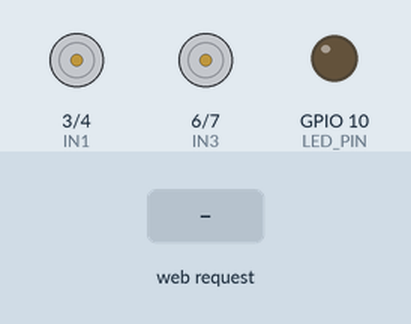
A program run on a simulated Seeed XIAO ESP32-C3. Parts: motor-driver pin pairs drawn as motors (green arrow = first pin HIGH = forward, orange = second pin HIGH = backward, longer = more drive, scaled by the enable pin), output pins drawn as LEDs (lit = HIGH). The inputs (shaded band) are chosen by the test bench. WiFi joins after 1.5 s; servers stay silent unless stated; not simulated (calls return 0 or success): arduino_secrets.h; what the program prints to the serial monitor is not drawn.

Above: at 2.7 s.
2.8 s: HTTP request GET /test received
At 3.6 s:
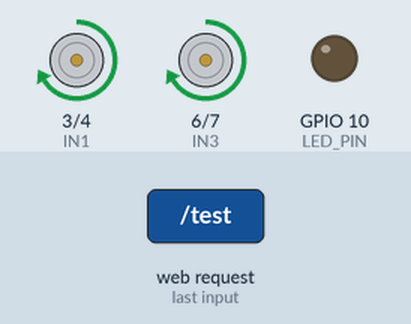
At 4.8 s:
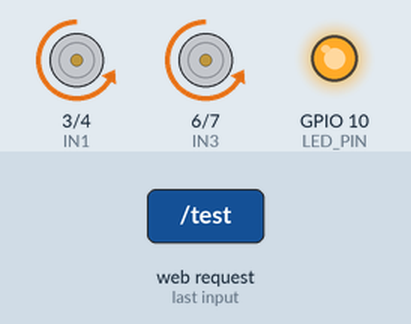
5.8 s: HTTP request GET /move?dir=F received
At 7.0 s:
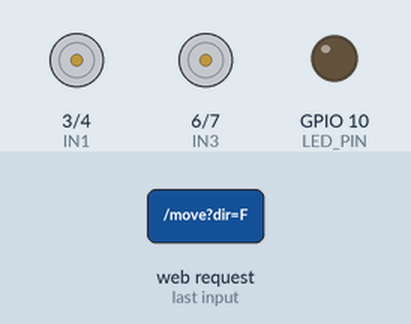
7.3 s: HTTP request GET /move?dir=L received
8.8 s: HTTP request GET /move?dir=B received
At 9.4 s:
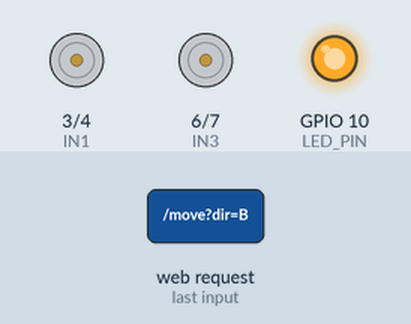
10.3 s: HTTP request GET /move?dir=R received
11.8 s: HTTP request GET /stop received
Timing chart, 0 to 14.3 s (numbered marks = the images above; inputs shaded):
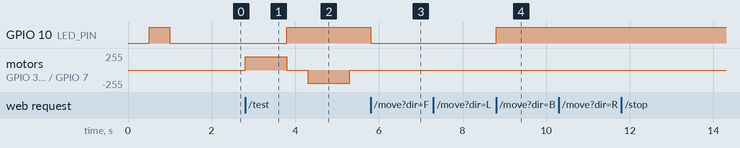

The program:

main.cpp
```cpp
#include <Arduino.h>
#include <WiFi.h>
#include <ESPmDNS.h>
#include <WebServer.h>
#include "arduino_secrets.h"

/**
 * FrisbeeRobot.cpp
 * All code snippets and prompts are provided "as-is" under the Apache 2.0 License.
 * While the technical barriers to coding are lower, the responsibility for security,
 * compliance (including HIPAA/GDPR), and output accuracy remains strictly with the human-in-the-loop.
 * Copyright 2026 Thiago Borba Onofre, Licensed under the Apache License, Version 2.0
 *
 * Controller: Seeed Studio XIAO ESP32-C3
 * UI Bridge: Web Server based remote control (Sacred Modern Command Center)
 */

// Function Prototypes
void handleRoot();
void handleMove();
void handleStop();
void handleTest();
void moveForward(int speed);
void moveBackward(int speed);
void turnLeft(int speed);
void turnRight(int speed);
void stopMotors();
void runTestSequence();

// --- CONFIGURATION ---
const char* ssid = SECRET_SSID;
const char* password = SECRET_PASS;

WebServer server(80);

// Pin Definitions using XIAO D-numbers
const int ENA = D0; const int IN1 = D1; const int IN2 = D2;
const int ENB = D3; const int IN3 = D4; const int IN4 = D5;
const int LED_PIN = D10;

void setup() {
  pinMode(ENA, OUTPUT); pinMode(IN1, OUTPUT); pinMode(IN2, OUTPUT);
  pinMode(ENB, OUTPUT); pinMode(IN3, OUTPUT); pinMode(IN4, OUTPUT);
  pinMode(LED_PIN, OUTPUT);

  Serial.begin(115200);

  // CONNECT TO WIFI
  WiFi.begin(ssid, password);
  Serial.print("Connecting to WiFi...");

  // Blink LED while connecting
  while (WiFi.status() != WL_CONNECTED) {
    delay(500);
    Serial.print(".");
    digitalWrite(LED_PIN, !digitalRead(LED_PIN));
  }

  Serial.println("\n--- Frisbee Robot ONLINE ---");
  Serial.print("IP Address: ");
  Serial.println(WiFi.localIP());
  digitalWrite(LED_PIN, LOW); // Solid ON when connected

  // INITIALIZE mDNS (Frisbee.local)
  if (MDNS.begin("Frisbee")) {
    Serial.println("mDNS responder started: Frisbee.local");
  }

  // WEB SERVER ROUTES
  server.on("/", handleRoot);
  server.on("/move", handleMove);
  server.on("/stop", handleStop);
  server.on("/test", handleTest);

  // CORS Enable (for Browser UI)
  server.enableCORS();

  server.begin();
  Serial.println("Web Server Started.");
}

void loop() {
  server.handleClient();

  // Also keep Serial control available
  if (Serial.available() > 0) {
    char cmd = toupper(Serial.read());
    if (cmd == 'F') moveForward(200);
    else if (cmd == 'B') moveBackward(200);
    else if (cmd == 'S') stopMotors();
    else if (cmd == 'T') runTestSequence();
  }
}

// --- HANDLERS ---
void handleRoot() {
  server.send(200, "text/plain", "Frisbee Robot Online");
}

// -- AUTH HELPER --
bool hasValidKey() {
  if (server.arg("key") == SECRET_API_KEY) return true;
  server.send(401, "text/plain", "ACCESS DENIED: INVALID SHIELD KEY");
  return false;
}

void handleMove() {
  if (!hasValidKey()) return;

  String dir = server.arg("dir");
  int speed = server.arg("speed").toInt();

  // DEFENSE: Range Clamping [0, 255]
  speed = constrain(speed, 0, 255);

  if (dir == "F") {
    moveForward(speed);
    server.send(200, "text/plain", "Moving Forward");
  } else if (dir == "B") {
    moveBackward(speed);
    server.send(200, "text/plain", "Moving Backward");
  } else if (dir == "L") {
    turnLeft(speed);
    server.send(200, "text/plain", "Turning Left");
  } else if (dir == "R") {
    turnRight(speed);
    server.send(200, "text/plain", "Turning Right");
  } else {
    server.send(400, "text/plain", "Invalid Direction");
  }
}

void handleStop() {
  if (!hasValidKey()) return;
  stopMotors();
  server.send(200, "text/plain", "Stopped");
}

void handleTest() {
  if (!hasValidKey()) return;
  server.send(200, "text/plain", "Starting Routine...");
  runTestSequence();
}

// --- MOTOR LOGIC ---
void moveForward(int speed) {
  digitalWrite(IN1, HIGH); digitalWrite(IN2, LOW); analogWrite(ENA, speed);
  digitalWrite(IN3, HIGH); digitalWrite(IN4, LOW); analogWrite(ENB, speed);
  digitalWrite(LED_PIN, LOW); // Active Low LED ON
}

void moveBackward(int speed) {
  digitalWrite(IN1, LOW); digitalWrite(IN2, HIGH); analogWrite(ENA, speed);
  digitalWrite(IN3, LOW); digitalWrite(IN4, HIGH); analogWrite(ENB, speed);
  digitalWrite(LED_PIN, HIGH); // LED OFF
}

void turnLeft(int speed) {
  digitalWrite(IN1, LOW); digitalWrite(IN2, HIGH); analogWrite(ENA, speed);
  digitalWrite(IN3, HIGH); digitalWrite(IN4, LOW); analogWrite(ENB, speed);
}

void turnRight(int speed) {
  digitalWrite(IN1, HIGH); digitalWrite(IN2, LOW); analogWrite(ENA, speed);
  digitalWrite(IN3, LOW); digitalWrite(IN4, HIGH); analogWrite(ENB, speed);
}

void stopMotors() {
  analogWrite(ENA, 0); analogWrite(ENB, 0);
  digitalWrite(IN1, LOW); digitalWrite(IN2, LOW);
  digitalWrite(IN3, LOW); digitalWrite(IN4, LOW);
  digitalWrite(LED_PIN, HIGH);
}

void runTestSequence() {
  Serial.println("--- Starting Test Routine ---");
  moveForward(200); delay(1000); stopMotors(); delay(500);
  moveBackward(200); delay(1000); stopMotors();
  Serial.println("--- Test Complete ---");
}
```

Measured:
- after the input at 2.8 s, GPIO 10 (LED_PIN): LOW → HIGH after 1.0 s; motor on GPIO 3 (IN1) / GPIO 4 (IN2), motor on GPIO 6 (IN3) / GPIO 7 (IN4): stopped → forward 200/255 at once, → stopped 1.0 s later, → backward 200/255 0.50 s later, → stopped 1.0 s later
- after the input at 5.8 s, GPIO 10 (LED_PIN): HIGH → LOW at once
- after the input at 8.8 s, GPIO 10 (LED_PIN): LOW → HIGH at once
